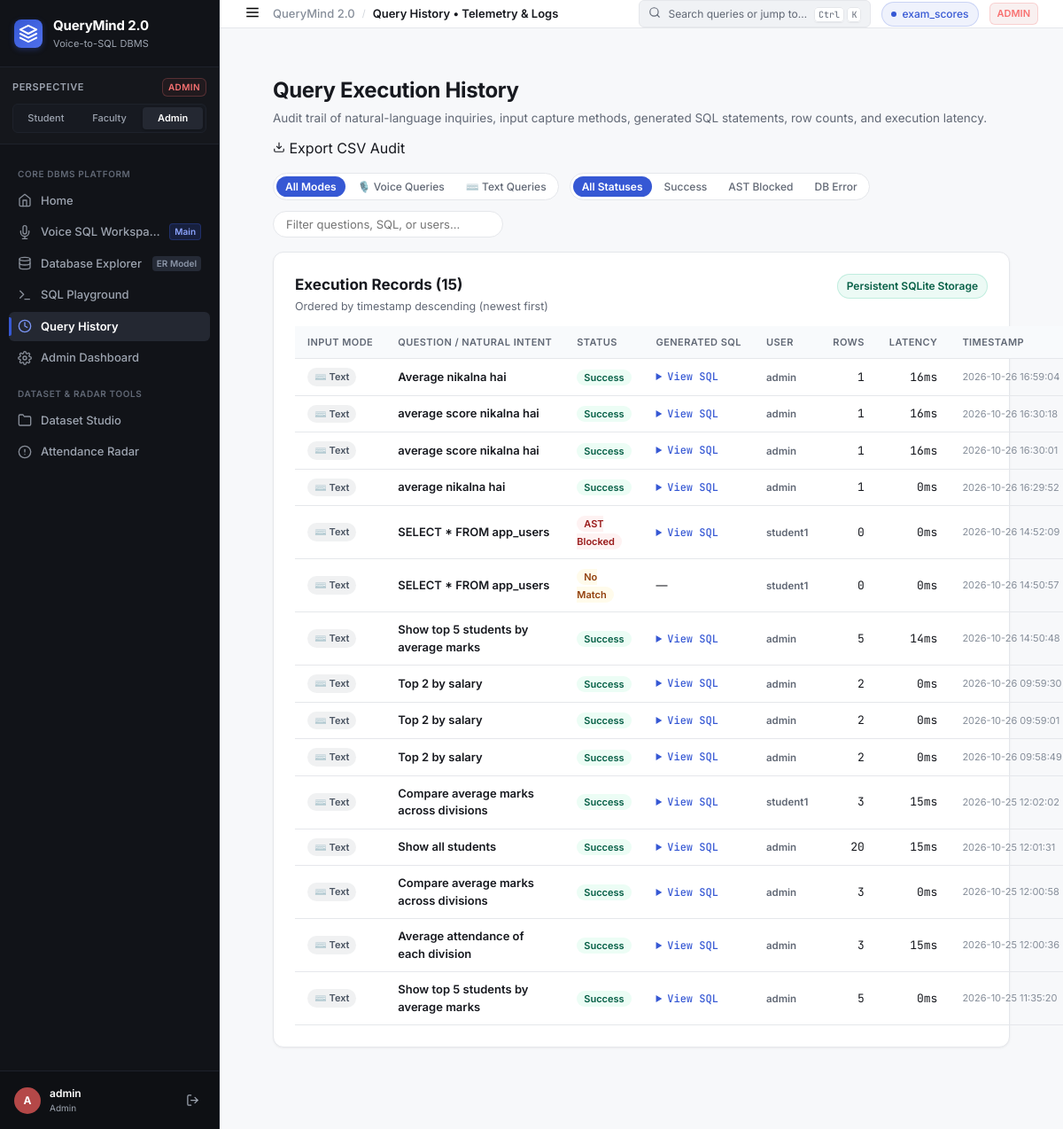
Before: /history with the older database file.
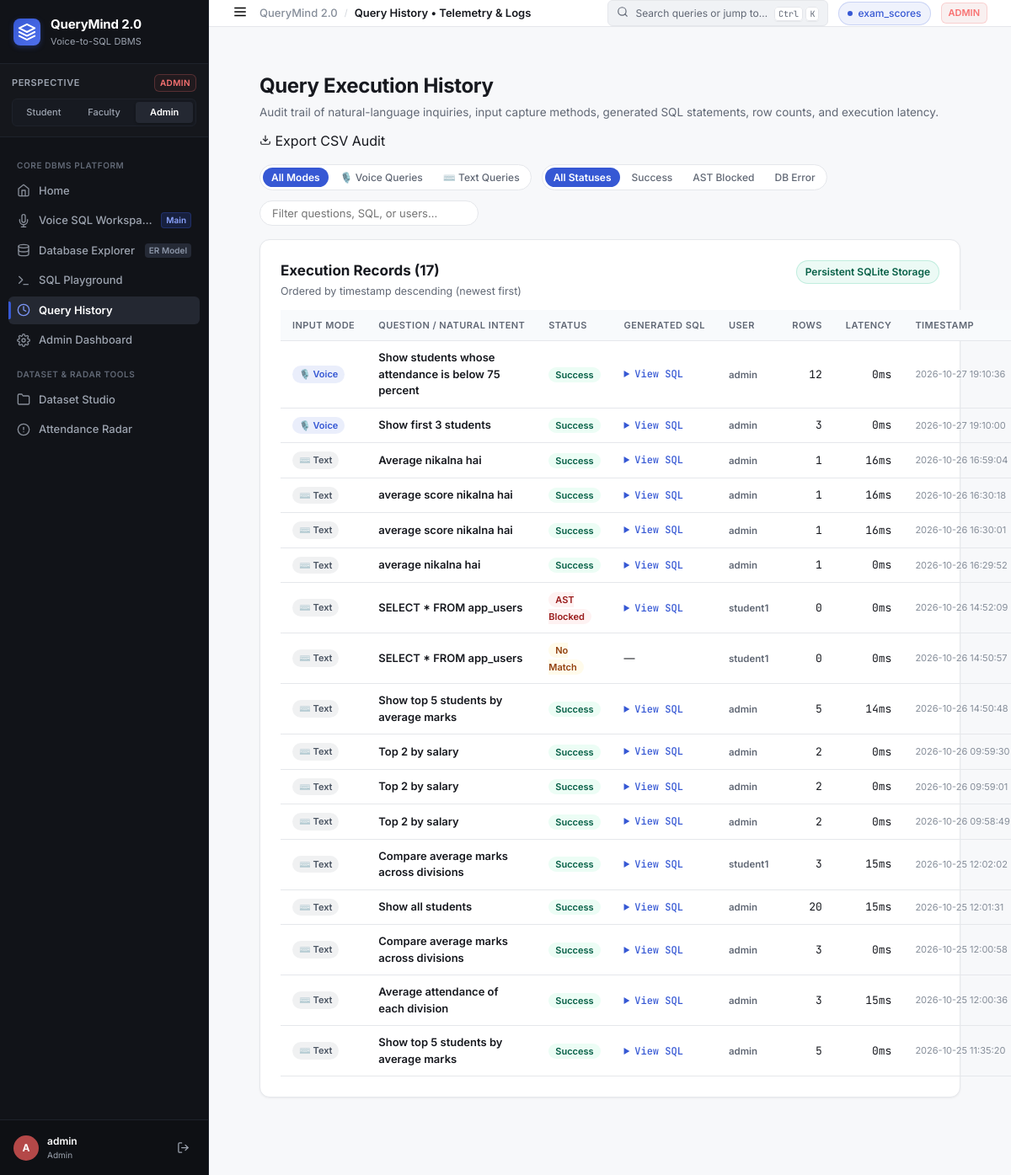
After: the same page with the newer database file.
### tables this page shows
CREATE TABLE dataset_registry (
            id           INTEGER PRIMARY KEY AUTOINCREMENT,
            table_name   TEXT NOT NULL UNIQUE,
            display_name TEXT NOT NULL,
            row_count    INTEGER DEFAULT 0,
            col_count    INTEGER DEFAULT 0,
            columns_json TEXT,
            uploaded_by  TEXT,
            uploaded_at  TEXT DEFAULT (datetime('now'))
        );

CREATE TABLE query_logs (
        id               INTEGER PRIMARY KEY AUTOINCREMENT,
        user_id          INTEGER,
        username         TEXT,
        question         TEXT,
        generated_sql    TEXT,
        status           TEXT,
        execution_time_ms INTEGER,
        result_row_count INTEGER,
        error            TEXT,
        timestamp        TEXT DEFAULT (datetime('now'))
    , input_mode TEXT DEFAULT 'text');

### app.py (the view)
@app.route("/history")
@login_required
def history():
    role = session["role"]
    records = get_all_history(200) if role in ("admin","teacher") \
              else get_query_history(session["user_id"], 100)
    return render_template("history.html", records=records, role=role)

### templates/history.html (shortened to what this page needs)
{% extends "base.html" %}
{% block breadcrumb %}Query History &bull; Telemetry &amp; Logs{% endblock %}
{% block content %}
<div class="page-container">
  <div class="explorer-header-bar">
    <div class="ehb-left">
      <h1 class="page-heading">Query Execution History</h1>
      <p class="page-subheading">
        Audit trail of natural-language inquiries, input capture methods, generated SQL statements, row counts, and execution latency.
      </p>
    </div>
    <div class="ehb-right">
      <a href="{{ url_for('export_csv') }}" class="btn-secondary-action">
        <svg width="14" height="14" viewBox="0 0 24 24" fill="none" stroke="currentColor" stroke-width="2">
          <path d="M21 15v4a2 2 0 0 1-2 2H5a2 2 0 0 1-2-2v-4"></path>
          <polyline points="7 10 12 15 17 10"></polyline>
          <line x1="12" y1="15" x2="12" y2="3"></line>
        </svg>
        <span>Export CSV Audit</span>
      </a>
    </div>
  </div>
  <div class="history-toolbar-strip mt-4">
    <div class="history-filters-left">
      <div class="filter-pills" id="inputFilterChips">
        <button type="button" class="chip-filter active" onclick="filterByInputMode(null, this)">All Modes</button>
        <button type="button" class="chip-filter" onclick="filterByInputMode('voice', this)">🎙️ Voice Queries</button>
        <button type="button" class="chip-filter" onclick="filterByInputMode('text', this)">⌨️ Text Queries</button>
      </div>
      <div class="filter-pills" id="statusFilterChips">
        <button type="button" class="chip-filter active" onclick="filterByStatus(null, this)">All Statuses</button>
        <button type="button" class="chip-filter" onclick="filterByStatus('success', this)">Success</button>
        <button type="button" class="chip-filter" onclick="filterByStatus('validation_failed', this)">AST Blocked</button>
        <button type="button" class="chip-filter" onclick="filterByStatus('db_error', this)">DB Error</button>
      </div>
    </div>
    <div class="history-search-right">
      <input type="text" id="histSearchInput" placeholder="Filter questions, SQL, or users…" oninput="applyHistoryFilters()"
             class="input-search-modern" />
    </div>
  </div>
  <div class="workspace-card mt-4">
    <div class="card-title-row">
      <div class="card-title-group">
        <h2 class="card-main-title">Execution Records ({{ records|length if records else 0 }})</h2>
        <p class="card-sub-title">Ordered by timestamp descending (newest first)</p>
      </div>
      <span class="pipeline-status-badge">Persistent SQLite Storage</span>
    </div>
    <div class="table-scroll-container mt-3">
      <table class="data-table-modern" id="historyTable">
        <thead>
          <tr>
            <th style="width: 90px;">Input Mode</th>
            <th>Question / Natural Intent</th>
            <th>Status</th>
            <th>Generated SQL</th>
            <th>User</th>
            <th>Rows</th>
            <th>Latency</th>
            <th>Timestamp</th>
          </tr>
        </thead>
        <tbody id="historyTableBody">
          {% if records %}
            {% for rec in records %}
            <tr data-status="{{ rec.status }}"
                data-mode="{{ rec.input_mode if rec.input_mode else 'text' }}"
                data-text="{{ rec.question | lower }} {{ rec.username | lower }} {{ rec.generated_sql | lower if rec.generated_sql else '' }}">
              <td>
                {% if rec.input_mode == 'voice' %}
                <span class="badge-mode-voice" title="Captured via browser Speech Recognition">🎙️ Voice</span>
                {% else %}
                <span class="badge-mode-text" title="Entered via text input or playground">⌨️ Text</span>
                {% endif %}
              </td>
              <td style="font-weight: 600; max-width: 260px;">{{ rec.question }}</td>
              <td>
                {% if rec.status == 'success' %}
                  <span class="badge-status-success">Success</span>
                {% elif rec.status in ('validation_failed', 'blocked') %}
                  <span class="badge-status-blocked">AST Blocked</span>
                {% elif rec.status == 'no_match' %}
                  <span class="badge-status-nomatch">No Match</span>
                {% else %}
                  <span class="badge-status-error">Error</span>
                {% endif %}
              </td>
              <td style="max-width: 280px;">
                {% if rec.generated_sql %}
                <details class="sql-details-dropdown">
                  <summary class="sql-summary-link">View SQL</summary>
                </details>
                {% else %}
                <span class="text-muted-dash">&mdash;</span>
                {% endif %}
              </td>
              <td><span class="badge-user">{{ rec.username }}</span></td>
              <td style="font-family: var(--font-mono); text-align: right;">{{ rec.result_row_count if rec.result_row_count is not none else '&mdash;' }}</td>
              <td style="font-family: var(--font-mono); text-align: right;">{{ rec.execution_time_ms if rec.execution_time_ms is not none else '&mdash;' }}ms</td>
              <td style="font-size: 11px; color: var(--text-muted); white-space: nowrap;">{{ rec.timestamp }}</td>
            </tr>
            {% endfor %}
          {% else %}
            <tr>
              <td colspan="9" style="text-align: center; padding: 48px; color: var(--text-muted);">
                No query execution history recorded yet. Execute queries in the Voice Workspace or SQL Playground to populate this log.
              </td>
            </tr>
          {% endif %}
        </tbody>
      </table>
    </div>
  </div>
</div>
{% endblock %}

### templates/base.html (shortened to what this page needs)
<!DOCTYPE html>
<html lang="en">
<head>
  <link rel="stylesheet" href="{{ url_for('static', filename='css/style.css') }}" />
</head>
<body class="app-shell role-{{ current_role }}">
  <aside class="sidebar-rail">
    <div class="sidebar-brand">
      <a href="{{ url_for('home') }}" class="brand-link">
        <div class="brand-logo-mark">
          <svg width="22" height="22" viewBox="0 0 24 24" fill="none" stroke="currentColor" stroke-width="2.2" stroke-linecap="round" stroke-linejoin="round">
            <polygon points="12 2 2 7 12 12 22 7 12 2"></polygon>
            <polyline points="2 17 12 22 22 17"></polyline>
            <polyline points="2 12 12 17 22 12"></polyline>
          </svg>
        </div>
        <div class="brand-text-block">
          <span class="brand-title">QueryMind 2.0</span>
          <span class="brand-tagline">Voice-to-SQL DBMS</span>
        </div>
      </a>
    </div>
    <div class="role-perspective-box">
      <div class="rpb-header">
        <span class="rpb-label">Perspective</span>
        <span class="rpb-role-badge badge-{{ current_role }}">{{ current_role|upper }}</span>
      </div>
      <div class="role-pills">
        <a href="{{ url_for('switch_role', target_role='student') }}"
           class="role-pill {% if current_role == 'student' %}active{% endif %}" title="Switch to Student Perspective (Aarav Sharma)">
          Student
        </a>
        <a href="{{ url_for('switch_role', target_role='teacher') }}"
           class="role-pill {% if current_role in ('teacher', 'faculty') %}active{% endif %}" title="Switch to Faculty Perspective (Prof. Sharma)">
          Faculty
        </a>
        <a href="{{ url_for('switch_role', target_role='admin') }}"
           class="role-pill {% if current_role == 'admin' %}active{% endif %}" title="Switch to Administrator Governance">
          Admin
        </a>
      </div>
    </div>
    <nav class="sidebar-nav">
      <div class="nav-group-header">Core DBMS Platform</div>
      <a href="{{ url_for('home') }}" class="nav-item {% if request.endpoint == 'home' %}active{% endif %}">
        <span class="nav-icon">
          <svg width="16" height="16" viewBox="0 0 24 24" fill="none" stroke="currentColor" stroke-width="2" stroke-linecap="round" stroke-linejoin="round">
            <path d="M3 9l9-7 9 7v11a2 2 0 0 1-2 2H5a2 2 0 0 1-2-2z"></path>
            <polyline points="9 22 9 12 15 12 15 22"></polyline>
          </svg>
        </span>
        <span class="nav-label">Home</span>
      </a>
      <a href="{{ url_for('voice_sql_workspace') }}" class="nav-item {% if request.endpoint in ('voice_sql_workspace', 'workspace') %}active{% endif %}">
        <span class="nav-icon">
        </span>
        <span class="nav-label">Voice SQL Workspace</span>
        <span class="nav-meta-badge voice-pulse">Main</span>
      </a>
      <a href="{{ url_for('database_explorer') }}" class="nav-item {% if request.endpoint == 'database_explorer' %}active{% endif %}">
        <span class="nav-icon">
          <svg width="16" height="16" viewBox="0 0 24 24" fill="none" stroke="currentColor" stroke-width="2" stroke-linecap="round" stroke-linejoin="round">
            <ellipse cx="12" cy="5" rx="9" ry="3"></ellipse>
            <path d="M21 12c0 1.66-4 3-9 3s-9-1.34-9-3"></path>
            <path d="M3 5v14c0 1.66 4 3 9 3s9-1.34 9-3V5"></path>
          </svg>
        </span>
        <span class="nav-label">Database Explorer</span>
        <span class="nav-meta-badge">ER Model</span>
      </a>
      <a href="{{ url_for('sql_playground') }}" class="nav-item {% if request.endpoint == 'sql_playground' %}active{% endif %}">
        <span class="nav-icon">
          <svg width="16" height="16" viewBox="0 0 24 24" fill="none" stroke="currentColor" stroke-width="2" stroke-linecap="round" stroke-linejoin="round">
            <polyline points="4 17 10 11 4 5"></polyline>
            <line x1="12" y1="19" x2="20" y2="19"></line>
          </svg>
        </span>
        <span class="nav-label">SQL Playground</span>
      </a>
      <a href="{{ url_for('history') }}" class="nav-item {% if request.endpoint == 'history' %}active{% endif %}">
        <span class="nav-icon">
          <svg width="16" height="16" viewBox="0 0 24 24" fill="none" stroke="currentColor" stroke-width="2" stroke-linecap="round" stroke-linejoin="round">
            <circle cx="12" cy="12" r="10"></circle>
            <polyline points="12 6 12 12 16 14"></polyline>
          </svg>
        </span>
        <span class="nav-label">Query History</span>
      </a>
      <a href="{{ url_for('admin_dashboard') }}" class="nav-item {% if request.endpoint in ('admin_dashboard', 'dashboard') %}active{% endif %}">
        <span class="nav-icon">
        </span>
        <span class="nav-label">Admin Dashboard</span>
      </a>
      <div class="nav-group-header">Dataset &amp; Radar Tools</div>
      <a href="{{ url_for('portal1') }}" class="nav-item {% if request.endpoint == 'portal1' %}active{% endif %}">
        <span class="nav-icon">
          <svg width="16" height="16" viewBox="0 0 24 24" fill="none" stroke="currentColor" stroke-width="2" stroke-linecap="round" stroke-linejoin="round">
            <path d="M22 19a2 2 0 0 1-2 2H4a2 2 0 0 1-2-2V5a2 2 0 0 1 2-2h5l2 3h9a2 2 0 0 1 2 2z"></path>
          </svg>
        </span>
        <span class="nav-label">Dataset Studio</span>
      </a>
      {% if current_role in ('admin', 'teacher') %}
      <a href="{{ url_for('defaulters') }}" class="nav-item {% if request.endpoint == 'defaulters' %}active{% endif %}">
        <span class="nav-icon">
          <svg width="16" height="16" viewBox="0 0 24 24" fill="none" stroke="currentColor" stroke-width="2" stroke-linecap="round" stroke-linejoin="round">
            <circle cx="12" cy="12" r="10"></circle>
            <line x1="12" y1="8" x2="12" y2="12"></line>
            <line x1="12" y1="16" x2="12.01" y2="16"></line>
          </svg>
        </span>
        <span class="nav-label">Attendance Radar</span>
      </a>
      {% endif %}
    </nav>
    <div class="sidebar-footer">
      <div class="user-profile-strip">
        <div class="user-avatar avatar-{{ current_role }}">
          {{ current_username[0]|upper }}
        </div>
        <div class="user-info">
          <span class="user-name">{{ current_username }}</span>
          <span class="user-role-text">{{ current_role|title }}</span>
        </div>
        <a href="{{ url_for('logout') }}" class="btn-logout" title="Log out">
          <svg width="15" height="15" viewBox="0 0 24 24" fill="none" stroke="currentColor" stroke-width="2" stroke-linecap="round" stroke-linejoin="round">
            <path d="M9 21H5a2 2 0 0 1-2-2V5a2 2 0 0 1 2-2h4"></path>
            <polyline points="16 17 21 12 16 7"></polyline>
            <line x1="21" y1="12" x2="9" y2="12"></line>
          </svg>
        </a>
      </div>
    </div>
  </aside>
  <div class="app-main-layout">
    <header class="workspace-topbar">
      <div class="topbar-left">
        <button type="button" class="mobile-drawer-btn" onclick="toggleMobileSidebar()" aria-label="Toggle navigation drawer">
          <svg width="18" height="18" viewBox="0 0 24 24" fill="none" stroke="currentColor" stroke-width="2">
            <line x1="3" y1="12" x2="21" y2="12"></line>
            <line x1="3" y1="6" x2="21" y2="6"></line>
            <line x1="3" y1="18" x2="21" y2="18"></line>
          </svg>
        </button>
        <nav class="breadcrumb-trail" aria-label="Breadcrumb">
          <span class="bc-root">QueryMind 2.0</span>
          <span class="bc-sep">/</span>
          <span class="bc-current">
            {% block breadcrumb %}{% endblock %}
          </span>
        </nav>
      </div>
      <div class="topbar-right">
        <button type="button" class="command-palette-trigger" onclick="openCommandPalette()">
          <span class="cpt-icon">
            <svg width="14" height="14" viewBox="0 0 24 24" fill="none" stroke="currentColor" stroke-width="2" stroke-linecap="round" stroke-linejoin="round">
              <circle cx="11" cy="11" r="8"></circle>
              <line x1="21" y1="21" x2="16.65" y2="16.65"></line>
            </svg>
          </span>
          <span class="cpt-text">Search queries or jump to…</span>
          <span class="cpt-shortcut"><kbd>Ctrl</kbd> <kbd>K</kbd></span>
        </button>
        {% if active_dataset_name %}
        <div class="dataset-pill" title="Currently active dataset table">
          <span class="dsp-dot"></span>
          <span class="dsp-name">{{ active_dataset_name }}</span>
        </div>
        {% elif global_datasets and global_datasets|length > 0 %}
        <div class="dataset-pill" title="Loaded datasets">
          <span class="dsp-dot"></span>
          <span class="dsp-name">{{ global_datasets[0].display_name }}</span>
        </div>
        {% endif %}
        <span class="topbar-role-badge badge-{{ current_role }}">
          {{ current_role|upper }}
        </span>
      </div>
    </header>
    <main class="content-canvas">
      {% block content %}{% endblock %}
    </main>
  </div>
</body>
</html>

Changed rows visible on the page:
added query_logs: input_mode "🎙️ Voice", question "Show students whose attendance is below 75 percent", status "Success", username "admin", result_row_count "12", execution_time_ms "0", timestamp "2026-10-27 19:10:36"
added query_logs: input_mode "🎙️ Voice", question "Show first 3 students", status "Success", username "admin", result_row_count "3", execution_time_ms "0", timestamp "2026-10-27 19:10:00"
Other visible differences:
{{ records|length if records else 0 }}: "15" → "17"
